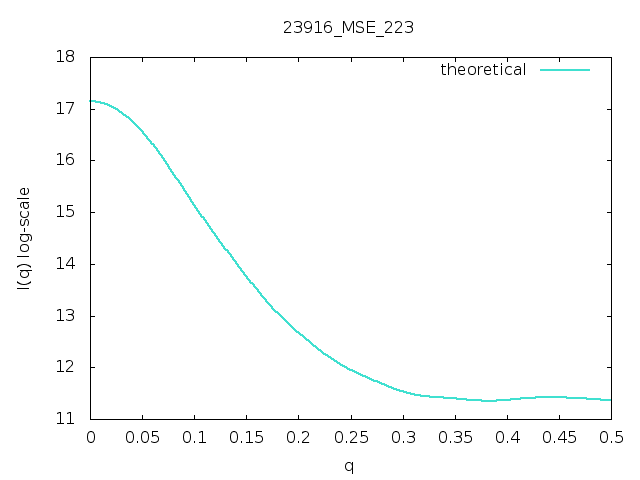

Write gnuplot code to recreate this figure.
set terminal png;set output "23916_MSE_223.png";
set title "23916_MSE_223";set xlabel "q";set ylabel "I(q) log-scale"
plot '23916_MSE_223.pdb.dat' u 1:2 thru log(y) t "theoretical" w lines lw 2 lt 19
